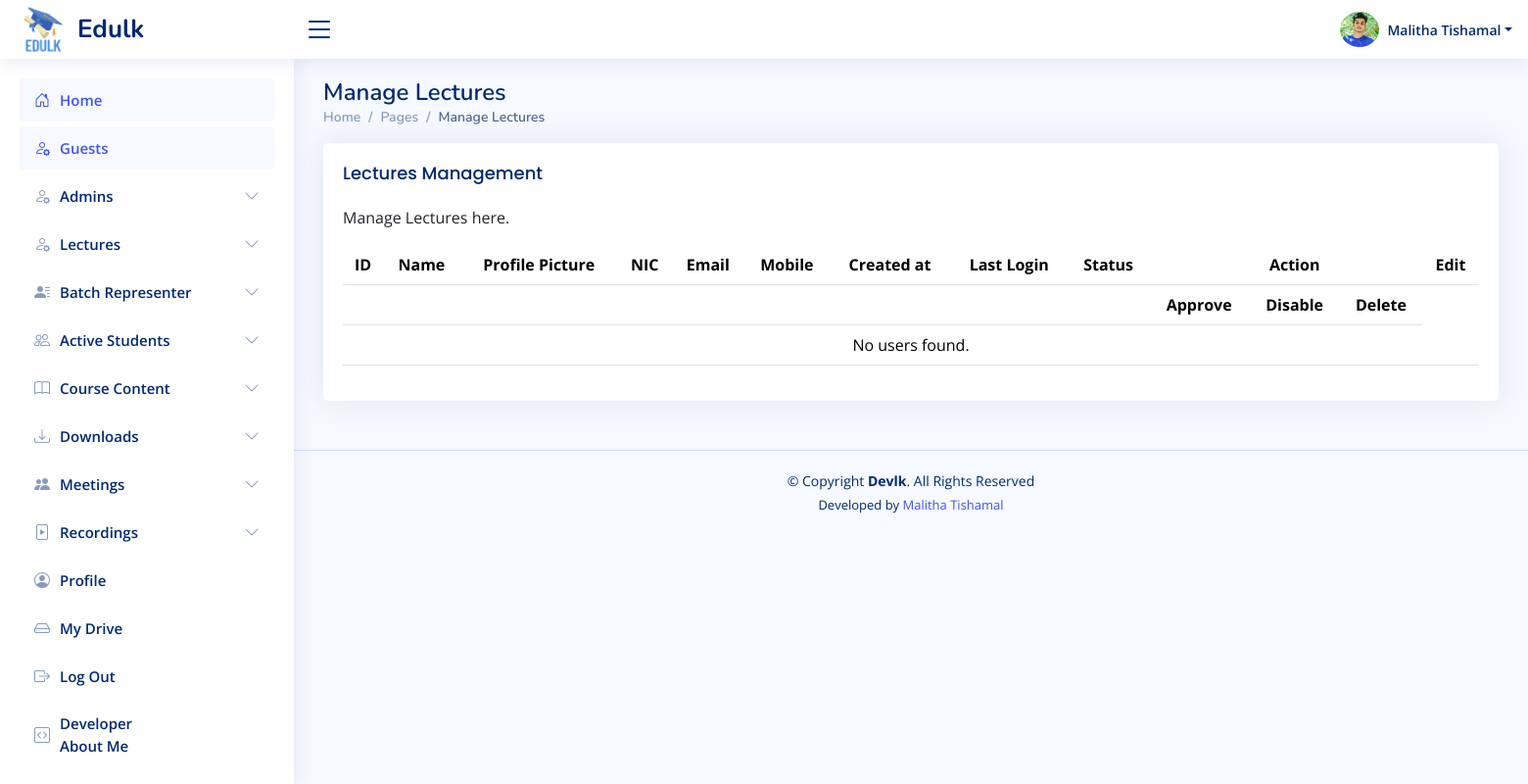
Page /sadmin/manage-lectures.php (signed in) on the earlier database version.
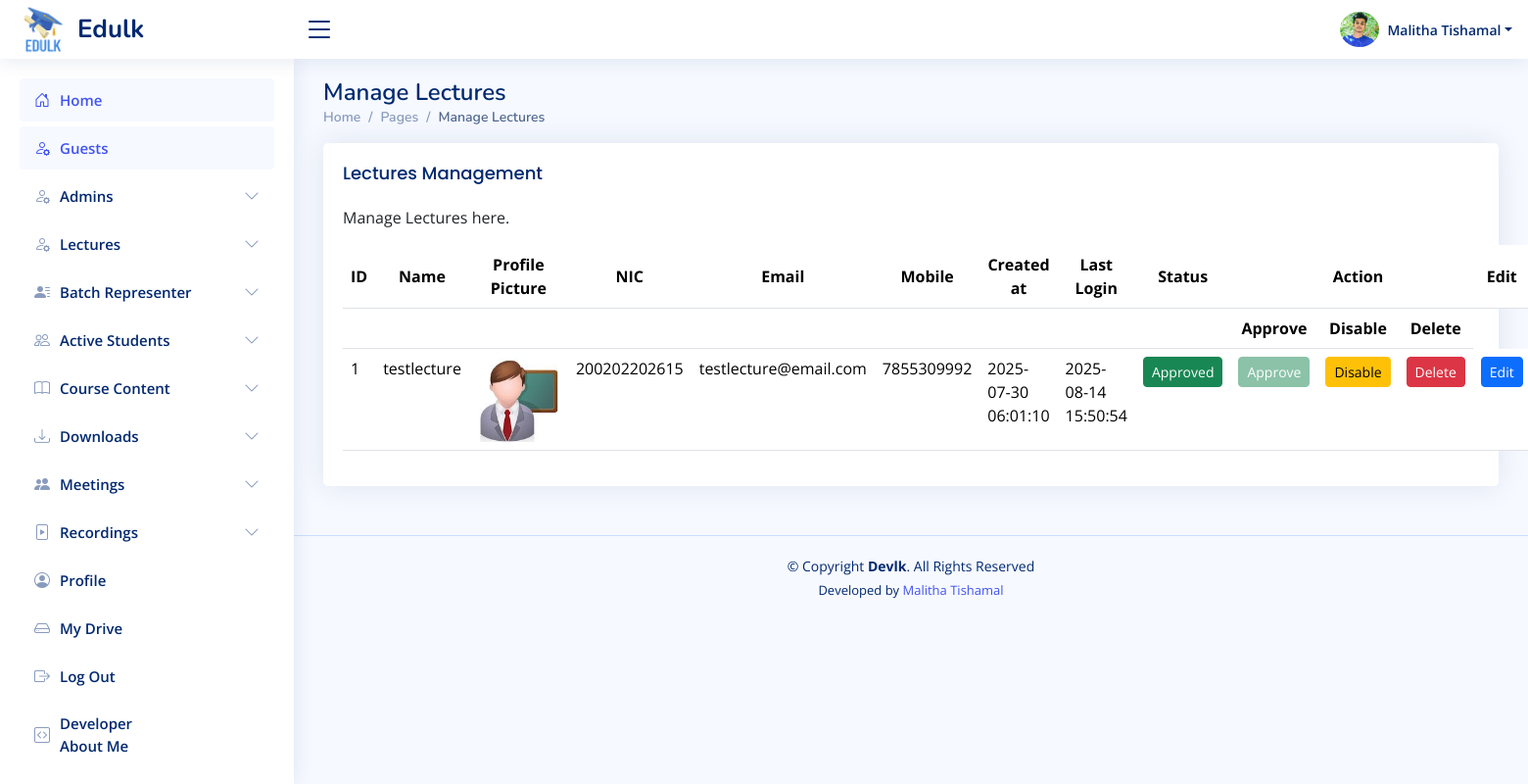
Same page on the later database version.
### tables this page shows
CREATE TABLE `lectures` (
  `id` int(11) NOT NULL,
  `name` varchar(100) NOT NULL,
  `nic` varchar(20) NOT NULL,
  `email` varchar(100) NOT NULL,
  `mobile` varchar(15) NOT NULL,
  `password` varchar(255) NOT NULL,
  `status` enum('approved','pending','disabled') DEFAULT 'pending',
  `created_at` timestamp NULL DEFAULT current_timestamp(),
  `last_login` datetime DEFAULT NULL,
  `profile_picture` varchar(255) DEFAULT 'uploads/profile_pictures/default.png',
  `blog` varchar(255) DEFAULT NULL,
  `facebook` varchar(255) DEFAULT NULL,
  `linkedin` varchar(255) DEFAULT NULL,
  `github` varchar(255) DEFAULT NULL
);

### sadmin/manage-lectures.php (the view, shortened to what the changed rows need)
<?php
require_once '../includes/db-conn.php';
$sql = "SELECT * FROM lectures";
$result = $conn->query($sql);
?>
<!DOCTYPE html>
<html lang="en">
<head>
    <?php include_once("../includes/css-links-inc.php"); ?>
</head>
<body>
<main id="main" class="main">
    <div class="pagetitle">
        <h1>Manage Lectures</h1>
    </div>
    <section class="section">
        <div class="row">
            <div class="col-lg-12">
                <div class="card">
                    <div class="card-body">
                        <table class="table datatable">
                            <thead class="align-middle text-center">
                                <tr>
                                    <th>ID</th>
                                    <th>Name</th>
                                    <th>Profile Picture</th>
                                    <th>NIC</th>
                                    <th>Email</th>
                                    <th>Mobile</th>
                                    <th>Created at</th>
                                    <th>Last Login</th>
                                    <th>Status</th>
                                    <th></th>
                                    <th>Action</th>
                                    <th></th>
                                    <th>Edit</th>
                                </tr>
                                <tr>
                                    <th colspan="9" class="text-center"></th>
                                    <th class="text-center">Approve</th>
                                    <th class="text-center">Disable</th>
                                    <th class="text-center">Delete</th>
                                </tr>
                            </thead>
                            <tbody>
                                <?php
                                if ($result->num_rows > 0) {
                                    while ($row = $result->fetch_assoc()) {
                                        $status = strtolower($row['status']);
                                        echo "<tr>";
                                        echo "<td>" . $row['id'] . "</td>";
                                        echo "<td>" . $row['name'] . "</td>";
                                        echo "<td><img src='../lectures/" . $row["profile_picture"] . "' alt='Profile' width='85'></td>";
                                        echo "<td>" . $row['nic'] . "</td>";
                                        echo "<td>" . $row['email'] . "</td>";
                                        echo "<td>" . $row['mobile'] . "</td>";
                                        echo "<td>" . $row['created_at'] . "</td>";
                                        echo "<td>" . $row['last_login'] . "</td>";
                                        echo "<td>";
                                        if ($status === 'active' || $status === 'approved') {
                                            echo "<span class='btn btn-success btn-sm w-100 text-center'>Approved</span>";
                                        } elseif ($status === 'disabled') {
                                            echo "<span class='btn btn-danger btn-sm w-100 text-center'>Disabled</span>";
                                        } elseif ($status === 'pending') {
                                            echo "<span class='btn btn-warning btn-sm w-100 text-center'>Pending</span>";
                                        } else {
                                            echo "<span class='btn btn-secondary btn-sm w-100 text-center'>" . ucfirst($row['status']) . "</span>";
                                        }
                                        echo "</td>";
                                        $approveDisabled = ($status === 'active' || $status === 'approved') ? "style='opacity: 0.5; pointer-events: none;' disabled" : "";
                                        echo "<td class='text-center'>
                                                <button class='btn btn-success btn-sm w-100 approve-btn' data-id='" . $row['id'] . "' $approveDisabled>Approve</button>
                                              </td>";
                                        $disableDisabled = ($status === 'disabled') ? "style='opacity: 0.5; pointer-events: none;' disabled" : "";
                                        echo "<td class='text-center'>
                                                <button class='btn btn-warning btn-sm w-100 disable-btn' data-id='" . $row['id'] . "' $disableDisabled>Disable</button>
                                              </td>";
                                        echo "<td class='text-center'>
                                                <button class='btn btn-danger btn-sm w-100 delete-btn' data-id='" . $row['id'] . "'>Delete</button>
                                              </td>";
                                        echo "<td class='text-center'>
                                                <a href='edit-lecture.php?id=" . $row['id'] . "' class='btn btn-primary btn-sm w-100'>Edit</a>
                                              </td>";
                                        echo "</tr>";
                                    }
                                } else {
                                    echo "<tr><td colspan='13' class='text-center'>No users found.</td></tr>";
                                }
                                ?>
                            </tbody>
                        </table>
                    </div>
                </div>
            </div>
        </div>
    </section>
</main>
</body>
</html>

Differences in the rows shown:
added lectures: id "1", name "testlecture", profile_picture (placeholder picture), nic "200202202615", email "testlecture@email.com", mobile "7855309992", created_at "2025-07-30 06:01:10", last_login "2025-08-14 15:50:54", status "Approved"
Other differences:
text no longer shown: "No users found."
